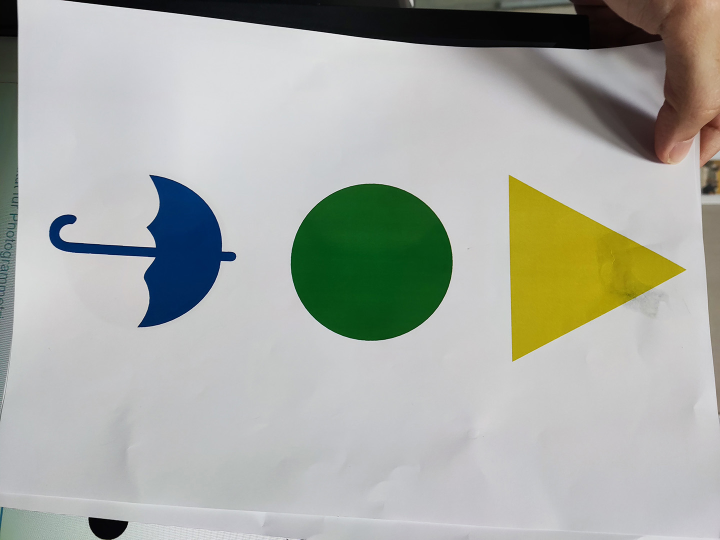
#> input picture src/imgs/20230328140425.jpg, 1440 x 1080 px (shown at 1/2 size); its folder holds only this picture in this run
$ python main.py
#> lines starting #> are read from the running program, lines starting #| are printed output that depends on the picture; after the words box and inside, x2 and y2 are one past the last pixel; in counts of white or black regions, pixels touching at a corner belong together; long printed decimals are rounded
import cv2 as cv
import numpy as np
import glob
import numpy.ma as ma
import random


def getColor(bgrImg, mask, contour=None):
    hsvImg = cv.cvtColor(bgrImg, cv.COLOR_BGR2HSV)
    h = hsvImg[..., 0]
    color_picker = np.sum(h[mask == 255]) // np.sum(mask == 255)
    return color_picker


def cannyFilter(thre1, thre2):
    edge = cv.Canny(gray, thre1, thre2)
    # cv.imshow("output", np.hstack((edge, gray)))
    return edge


def nothing(*args):
    pass


def whichColor(colorH):
    """colorH: H(0-180) von HSL"""
    res = ""
    if 100 < colorH < 140:
        res = "blue"
    elif 40 < colorH < 80:
        res = "green"
    elif 160 < colorH < 180 or 0 < colorH < 20:
        res = "red"
    return res


def formErkennung(compactness):
    formung = None
    if 0.9 < compactness <= 1.2:
        formung = "kreis"
    elif 1.2 < compactness <= 1.3:
        formung = "quadrat"
    elif 1.3 < compactness <= 1.6:
        formung = "rechtEck"
    elif 1.6 < compactness <= 1.9:
        formung = "dreieck"
    elif 2.2 < compactness <= 2.5:
        formung = "stern"
    elif 4 < compactness <= 5:
        formung = "regenschirm"
    return formung


def genMask(img, points):
    __mask = np.zeros_like(img, dtype=np.uint8)
    cv.drawContours(__mask, [points], 0, 255, thickness=-1)
    __mask = cv.erode(__mask, np.ones((5, 5)), iterations=3)
    return __mask


if __name__ == "__main__":
    files = glob.glob("./imgs/*.jpg")
    for file in files:
        # Vorbereiten
        img_raw = cv.imread(file)
#> img_raw is the input picture: shape (1080, 1440, 3); mean B, G, R 164.3, 171.5, 168.3
        img = cv.imread(file)
        hsv = cv.cvtColor(img, cv.COLOR_BGR2HSV)
#> hsv: shape (1080, 1440, 3); mean H, S, V 78.7, 37.9, 176.4
        img = cv.medianBlur(img, 5)
        img = cv.bilateralFilter(img, -1, 75, 5)
        gray = cv.cvtColor(img, cv.COLOR_BGR2GRAY)
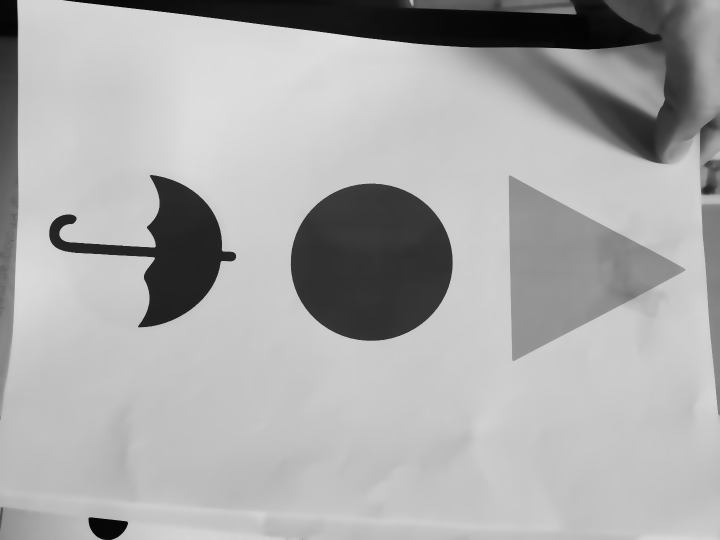
#> gray: shape (1080, 1440) (shown at 1/2 size); min 4, max 223, mean 169.8
        gray = cv.equalizeHist(gray)
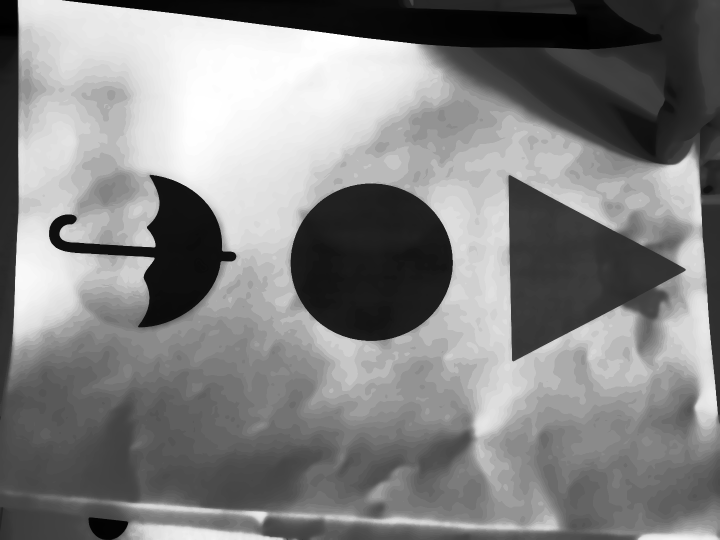
#> gray: shape (1080, 1440) (shown at 1/2 size); min 0, max 255, mean 130.3
        edge = cv.Canny(gray, 100, 300)
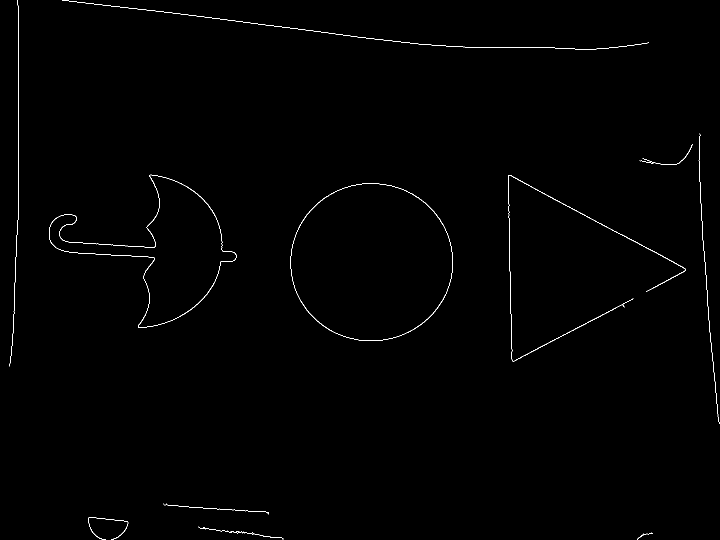
#> edge: shape (1080, 1440) (shown at 1/2 size); 0.47% white in thin lines or dots

        edge = cv.morphologyEx(
            edge,
            cv.MORPH_CLOSE,
            kernel=cv.getStructuringElement(cv.MORPH_CROSS, (3, 3)),
            iterations=3,
        )
#> edge: shape (1080, 1440); 0.49% white in thin lines or dots
        blackGround = np.zeros_like(gray, dtype=np.uint8)
        blackGroundBGR = cv.cvtColor(blackGround.copy() * 255, cv.COLOR_GRAY2BGR)
#> blackGroundBGR: shape (1080, 1440, 3); every value is 0

        contours, hierach = cv.findContours(edge, cv.RETR_TREE, cv.CHAIN_APPROX_NONE)
#> contours = 13 contours, 2 with area under 20; largest, box (x1, y1, x2, y2) and area: (581, 366, 906, 682) 80244, (581, 366, 906, 682) 80018, (98, 349, 473, 655) 39016, (98, 350, 473, 655) 38738, (1016, 350, 1372, 723) 285
        contours_filter1 = []
        # nicht linie
        for countour in contours:
            M = cv.moments(countour)
            flaeche = M["m00"]
            umfang = cv.arcLength(countour, True)
            if M["m00"] > 0:
                contours_filter1.append(countour)
#> this loop made 13 passes
#> (flaeche, umfang) on passes 1 to 12: (22, 76.08), (78.5, 390.3), (71.5, 403.1), (12, 452.2), (80244.5, 1059.5), (80017.5, 1057.2), (285, 2411.8), (39016.5, 1481.7), (38738, 1473.9), (114, 272.5), (24.5, 1201.7), (43, 2449.6)
#> after the loop, contours_filter1 = 12 contours, 1 with area under 20; largest, box (x1, y1, x2, y2) and area: (581, 366, 906, 682) 80244, (581, 366, 906, 682) 80018, (98, 349, 473, 655) 39016, (98, 350, 473, 655) 38738, (1016, 350, 1372, 723) 285

        # Flaeche
        contours_filter2 = []
        for countour in contours_filter1:
            M = cv.moments(countour)
            flaeche = M["m00"]
            umfang = cv.arcLength(countour, True)
            if M["m00"] > 2000:
                contours_filter2.append(countour)
#> this loop made 12 passes
#> after the loop, contours_filter2 = 4 contours; box (x1, y1, x2, y2) and area: (581, 366, 906, 682) 80244, (581, 366, 906, 682) 80018, (98, 349, 473, 655) 39016, (98, 350, 473, 655) 38738
        # Center
        contours_filter3 = []
        old_center = (0, 0)
        old_falache = 0
        for contour in contours_filter2:
            M = cv.moments(contour)
            flaeche = M["m00"]
            umfang = cv.arcLength(contour, True)
            cx = int(M["m10"] / M["m00"])
            cy = int(M["m01"] / M["m00"])
            if (old_center[0] - cx) ** 2 + (old_center[1] - cy) ** 2 > 2:
                contours_filter3.append(contour)
            old_center = (cx, cy)
            old_falache = flaeche
#> this loop made 4 passes
#> (flaeche, umfang, cx, cy, old_falache) on passes 1 to 4: (80244.5, 1059.5, 742, 524, 80244.5), (80017.5, 1057.2, 742, 524, 80017.5), (39016.5, 1481.7, 337, 502, 39016.5), (38738, 1473.9, 337, 502, 38738)
#> after the loop, contours_filter3 = 2 contours; box (x1, y1, x2, y2) and area: (581, 366, 906, 682) 80244, (98, 349, 473, 655) 39016

        # Formung Erkennung
        contours_filter4 = []
        formungRes = []
        for contour in contours_filter3:
            M = cv.moments(contour)
            cx = int(M["m10"] / M["m00"])
            cy = int(M["m01"] / M["m00"])
            flaeche = M["m00"]
            umfang = cv.arcLength(contour, True)
            minArea = cv.minAreaRect(contour)
            fillFactor = flaeche / (minArea[1][0] * minArea[1][1])
            ratio = max(minArea[1]) / min(minArea[1])
            compactness = umfang**2 / (4 * np.pi * flaeche)
            if fillFactor > 0.4 and ratio < 2:
                contours_filter4.append(contour)
                formung = formErkennung(compactness)
                formungRes.append(formung)
#> this loop made 2 passes
#> (cx, cy, flaeche, umfang, minArea, fillFactor, ratio, compactness) on passes 1 to 2: (742, 524, 80244.5, 1059.5, ((743, 523.5), (315, 324), -90), 0.786, 1.03, 1.11), (337, 502, 39016.5, 1481.7, ((293.5, 480.1), (274.7, 324.3), -46.06), 0.438, 1.18, 4.48)
#> after the loop, contours_filter4 has the same summary as contours_filter3; formungRes = ['kreis', 'regenschirm']

        # Mask
        mask = np.zeros_like(gray, dtype=np.uint8)
        masks = []
        for contour, formung in zip(contours_filter4, formungRes):
            mask = genMask(gray, contour)
            masks.append(genMask(mask, contour))
            print(np.sum(mask))
            if formung not in ["quadrat", "rechtEck"]:
                mask = cv.bitwise_or(gray, genMask(gray, contour))
#> this loop made 2 passes
#| 18655800
#| 7538820
#> pass 1, in genMask, `__mask = cv.erode(__mask, np.ones((5, 5)), iterations=3)`:
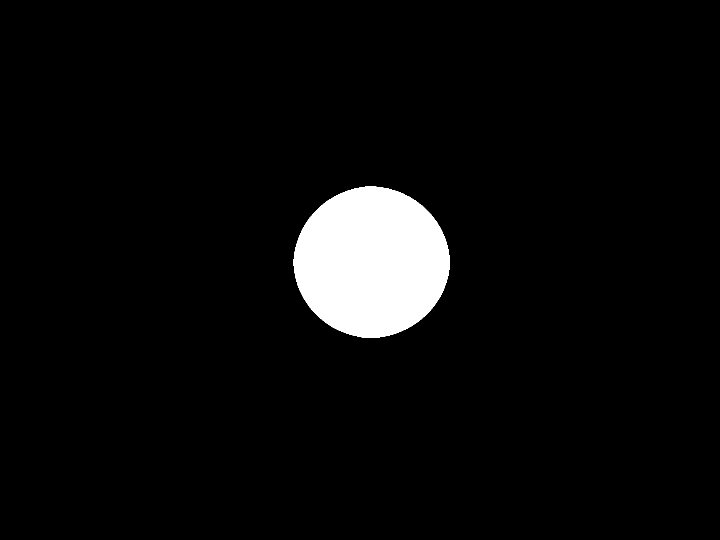
#> __mask: shape (1080, 1440) (shown at 1/2 size); 4.7% white; 1 white region, box (x1, y1, x2, y2) and area: (587, 373, 900, 676) 73160
#> pass 1, `mask = cv.bitwise_or(gray, genMask(gray, contour))`:
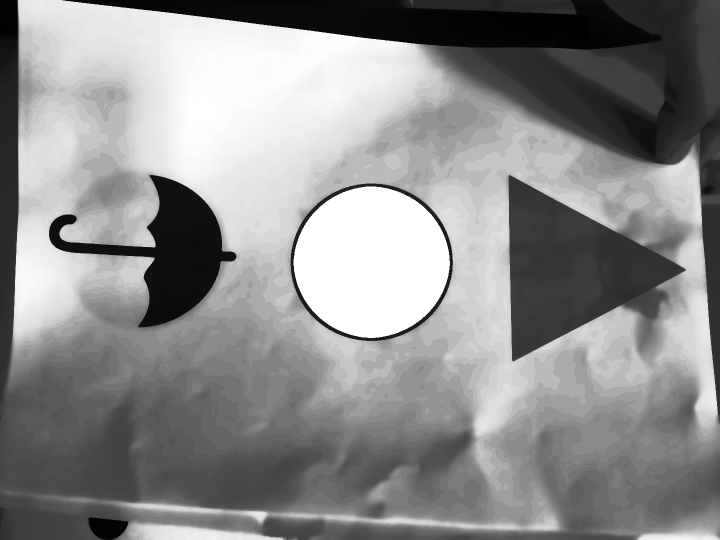
#> mask: shape (1080, 1440) (shown at 1/2 size); min 0, max 255, mean 141.1
#> pass 2, in genMask (call 4), `__mask = cv.erode(__mask, np.ones((5, 5)), iterations=3)`:
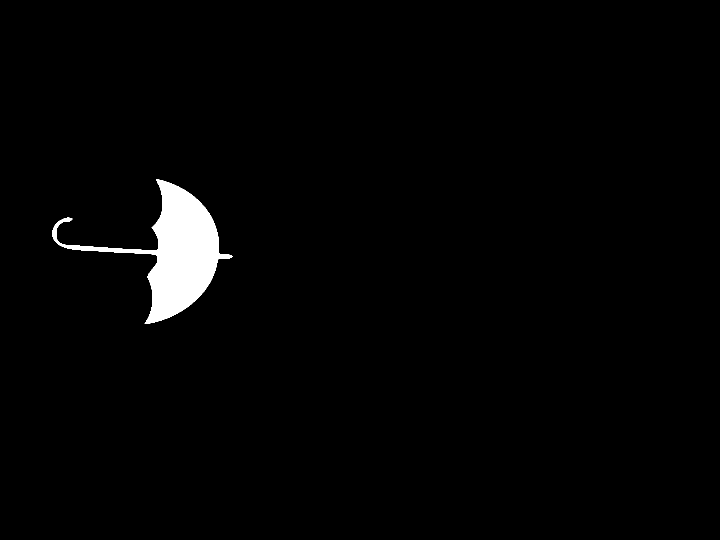
#> __mask: shape (1080, 1440) (shown at 1/2 size); 1.9% white; 1 white region
#> after the loop, masks = 2 items
                # cv.imshow("mask", mask)

        # Color
        color_hs = []
        color_res = []
        for mask in masks:
            color_h = getColor(img_raw, mask)
            print(f"color_h(360):{color_h/255*360}")
            color_hs.append(color_h)
            color_res.append(whichColor(color_h))
#> this loop made 2 passes
#> (color_picker in getColor, color_h, res in whichColor) on passes 1 to 2: (65, 65, 'green'), (106, 106, 'blue')
#| color_h(360):91.765
#| color_h(360):149.647
#> pass 1, in getColor, `h = hsvImg[..., 0]`:
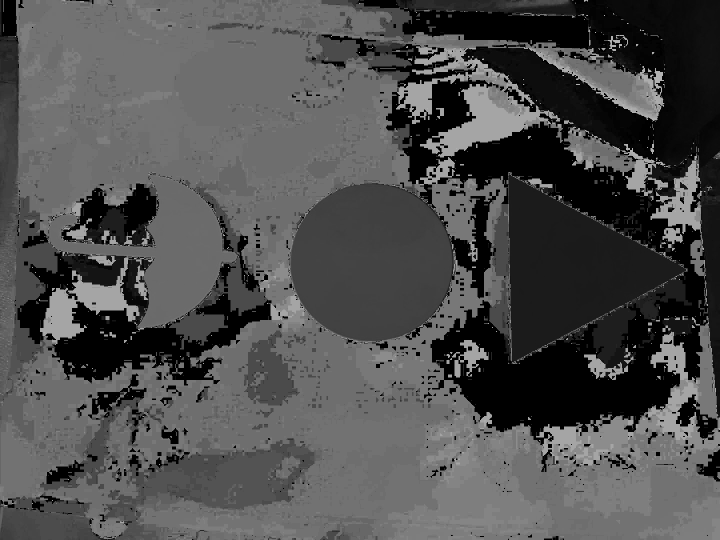
#> h: shape (1080, 1440) (shown at 1/2 size); min 0, max 179, mean 78.7
#> after the loop, color_hs = [65, 106]; color_res = ['green', 'blue']

        # Reihenfolge -- phase lagerStation
        cxcyList = []
        Endres = []
        EndFormung = []
        EndColorRes = []
        for contour, formung, color in zip(contours_filter4, formungRes, color_res):
            if formung in ["dreieck", "stern", "kreis", "regenschirm"]:
                M = cv.moments(contour)
                cx = int(M["m10"] / M["m00"])
                cy = int(M["m01"] / M["m00"])
                cxcyList.append((cx, cy))
                Endres.append(contour)
                EndFormung.append(formung)
                EndColorRes.append(color)
#> this loop made 2 passes
#> (formung, color, cx, cy) on passes 1 to 2: ('kreis', 'green', 742, 524), ('regenschirm', 'blue', 337, 502)
#> after the loop, EndColorRes = ['green', 'blue']; EndFormung = ['kreis', 'regenschirm']; Endres has the same summary as contours_filter3; cxcyList = [(742, 524), (337, 502)]
        if cxcyList:
            n = len(cxcyList)
#> n = 2
            sortIndex = np.array(cxcyList)[:, 1].argsort()
#> sortIndex = [1, 0]
            cxcyList = np.array(cxcyList)[sortIndex]
#> cxcyList = [[337, 502], [742, 524]]
#> (the run stopped early here; a loop or call above may not have finished)
